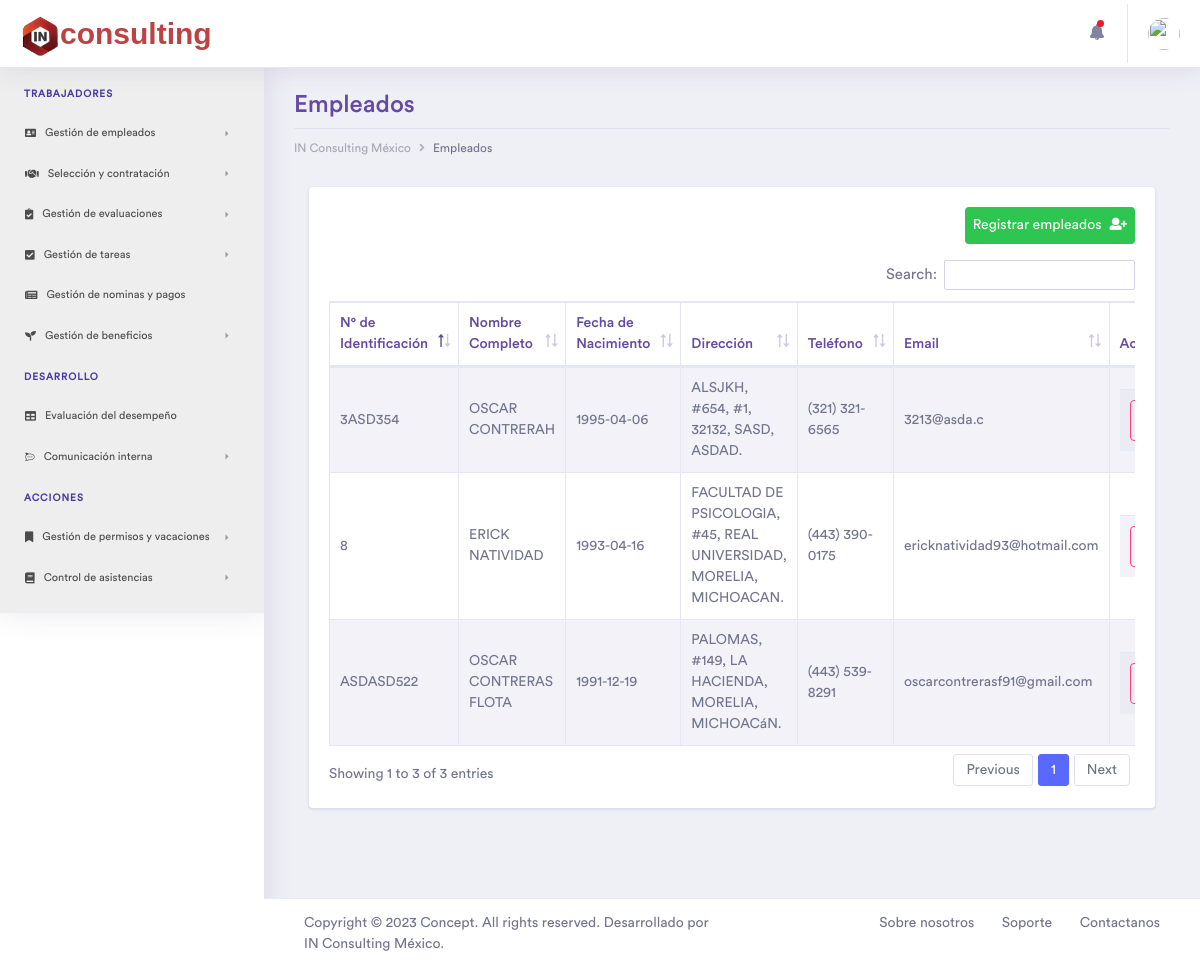
Page /Empleados on the earlier database version.
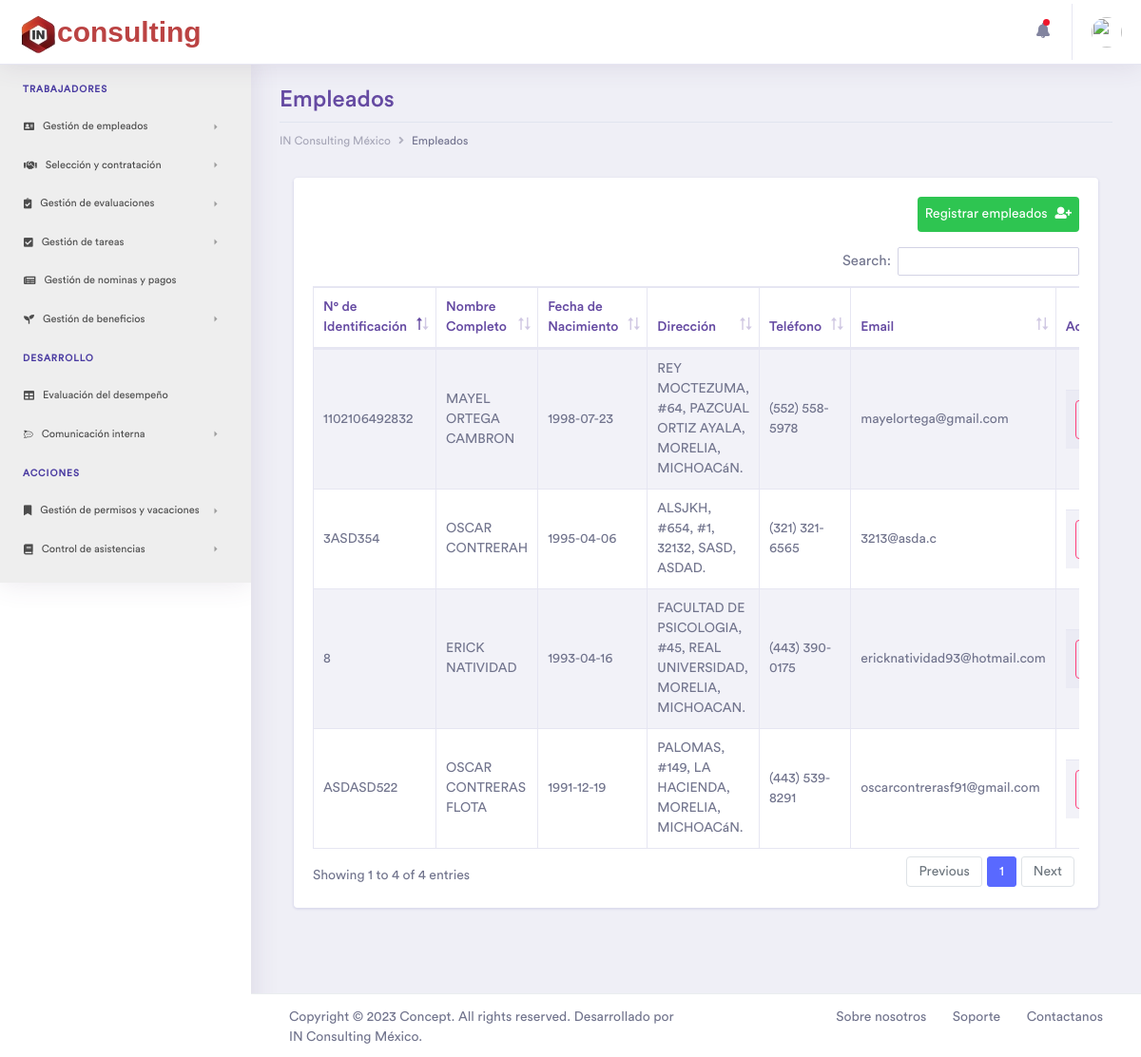
Same page on the later database version.
### tables this page shows
CREATE TABLE `empleados` (
  `idEmpleados` int(11) NOT NULL,
  `name` varchar(45) NOT NULL,
  `lastname` varchar(45) NOT NULL,
  `genero` varchar(1) NOT NULL,
  `fNac` date NOT NULL,
  `phone` varchar(15) NOT NULL,
  `email` varchar(45) NOT NULL,
  `identificacion` varchar(45) NOT NULL,
  `CURP` varchar(20) NOT NULL DEFAULT '000000000000000000',
  `NSS` varchar(15) NOT NULL,
  `RFC` varchar(15) NOT NULL,
  `street` varchar(45) NOT NULL,
  `numE` varchar(5) NOT NULL,
  `numI` varchar(5) DEFAULT NULL,
  `colonia` varchar(45) NOT NULL,
  `CP` varchar(8) NOT NULL,
  `municipio` varchar(30) NOT NULL,
  `estado` varchar(45) NOT NULL,
  `status` int(1) NOT NULL DEFAULT 1,
  `fecha_contratado` timestamp NOT NULL DEFAULT current_timestamp()
);

### controller/plantilla.controlador.php (called while the page is built)
<?php
Class ControladorPlantilla{
	public function ctrTraerPlantilla(){
		include "view/plantilla.php";
	}
}

### index.php (called while the page is built)
<?php
require_once "controller/plantilla.controlador.php";
require_once "controller/formularios.controlador.php";
require_once "model/formularios.modelo.php";
$plantilla = new ControladorPlantilla();
$plantilla -> ctrTraerPlantilla();

### controller/formularios.controlador.php (called while the page is built, shortened)
<?php
class ControladorFormularios{
	static public function ctrVerEmpleados($item, $valor){
		$tabla = "empleados";
		$respuesta = ModeloFormularios::mdlVerEmpleados($tabla, $item, $valor);
		return $respuesta;
	}
	static public function ctrNumeroTelefonico($phone){
		$numero = ModeloFormularios::mdlNumeroTelefonico($phone);
		return $numero;
	}
}

### model/conexion.php (called while the page is built)
<?php
class Conexion{
  static public function conectar(){
    $link = new PDO("mysql:host=localhost;dbname=inrh",
                  "root",
                  "");
    $link->exec("set names utf8");
    return $link;
  }
}

### model/formularios.modelo.php (called while the page is built, shortened)
<?php
require_once "conexion.php";
class ModeloFormularios{
	static public function mdlVerEmpleados($tabla, $item, $valor){
		if($item == null && $valor == null){
			$sql = "SELECT e.idEmpleados, e.name, e.lastname, e.genero, e.fNac, e.phone, e.email, e.identificacion, e.NSS, e.RFC, e.street, e.numE, e.numI, e.colonia, e.CP, e.estado, e.municipio, e.fecha_contratado, m.nameEmer, m.parentesco, m.phoneEmer
			FROM empleados e
			INNER JOIN emergencia m ON e.idEmpleados = m.Empleados_idEmpleados WHERE status = 1 ORDER BY idEmpleados DESC;";
			$stmt = Conexion::conectar()->prepare($sql);
			$stmt->execute();
			return $stmt -> fetchAll();
		}
	}
	static public function mdlNumeroTelefonico($number){
	$number = preg_replace('/[^0-9]/', '', $number);
	$length = strlen($number);
	if($length == 10){
		$number = preg_replace('/([0-9]{3})([0-9]{3})([0-9]{4})/', '($1) $2-$3', $number);
	}elseif($length == 11){
		$number = preg_replace('/([0-9]{1})([0-9]{3})([0-9]{3})([0-9]{4})/', '+$1 ($2) $3-$4', $number);
	}
	return $number;
	}
}

### view/pages/Empleados.php (the view, shortened to what this page needs)
<?php
$empleados = ControladorFormularios::ctrVerEmpleados(null, null);
?><div class="container-fluid dashboard-content ">
	<div class="row">
		<div class="col-xl-12 col-lg-12 col-md-12 col-sm-12 col-12">
			<div class="page-header">
				<h2 class="pageheader-title">Empleados</h2>
				<div class="page-breadcrumb">
					<nav aria-label="breadcrumb">
						<ol class="breadcrumb">
							<li class="breadcrumb-item"><a href="Inicio" class="breadcrumb-link">IN Consulting México</a></li>
							<li class="breadcrumb-item active" aria-current="page">Empleados</li>
						</ol>
					</nav>
				</div>
			</div>
		</div>
	</div>
	<div class="ecommerce-widget">
		<div class="col-xl-12 col-lg-12 col-md-12 col-sm-12 col-12">
			<div class="card">
				<div class="card-body">
					<a href="RegistroEmpleados" class="btb btn-success p-2 rounded mb-3 float-right">
						Registrar empleados<i class="fas fa-user-plus ml-2"></i>
					</a>
					<div class="table-responsive">
						<table id="example" class="table table-striped table-bordered second" style="width:100%">
							<thead>
								<tr>
									<th>N° de Identificación</th>
									<th>Nombre Completo</th>
									<th>Fecha de Nacimiento</th>
									<th>Dirección</th>
									<th>Teléfono</th>
									<th>Email</th>
									<th>Acciones</th>
								</tr>
							</thead>
							<tbody>
								<?php foreach ($empleados as $key => $value): ?>
								<tr>
									<td><?php echo strtoupper($value['identificacion']); ?></td>
									<td><?php echo strtoupper($value['name'].' '.$value['lastname']); ?></td>
									<td><?php echo $value['fNac']; ?></td>
								<?php if ($value['numI']==null || $value['numI'] == ""): ?>
									<td><?php echo strtoupper($value['street'].", #".$value['numE'].", ".$value['colonia'].", ".$value['municipio'].", ".$value['estado']."."); ?></td>
								<?php else: ?>
									<td><?php echo strtoupper($value['street'].", #".$value['numE'].", #".$value['numI'].", ".$value['colonia'].", ".$value['municipio'].", ".$value['estado']."."); ?></td>
								<?php endif ?>
								<?php
									$formattedNumber = ControladorFormularios::ctrNumeroTelefonico($value['phone']);
								?>
									<td><?php echo $formattedNumber; ?></td>
									<td><?php echo $value['email']; ?></td>
									<td>
										<table>
											<tr>
												<td>
													<form method="POST" action="Colaborador">
													<button class="btn btn btn-outline-secondary rounded btn-block" name="Editar" value="<?php echo $value['idEmpleados'];?>">
													</button>
													</form>
												</td>
											</tr>
										</table>
									</td>
								</tr>
								<?php endforeach ?>
							</tbody>
						</table>
					</div>
				</div>
			</div>
		</div>
	</div>
</div>

### view/plantilla.php (shortened to what this page needs)
<!doctype html>
<html lang="es">
<head>
	<link rel="stylesheet" href="assets/vendor/bootstrap/css/bootstrap.min.css">
	<link href="assets/vendor/fonts/circular-std/style.css" rel="stylesheet">
	<link rel="stylesheet" href="assets/libs/css/style.css">
	<link rel="stylesheet" href="assets/vendor/fonts/fontawesome/css/fontawesome-all.css">
	<link rel="stylesheet" href="assets/vendor/charts/chartist-bundle/chartist.css">
	<link rel="stylesheet" href="assets/vendor/charts/morris-bundle/morris.css">
	<link rel="stylesheet" href="assets/vendor/fonts/material-design-iconic-font/css/materialdesignicons.min.css">
	<link rel="stylesheet" href="assets/vendor/charts/c3charts/c3.css">
	<link rel="stylesheet" href="assets/vendor/fonts/flag-icon-css/flag-icon.min.css">
	<link rel="stylesheet" type="text/css" href="assets/vendor/datatables/css/dataTables.bootstrap4.css">
	<link rel="stylesheet" type="text/css" href="assets/vendor/datatables/css/buttons.bootstrap4.css">
	<link rel="stylesheet" type="text/css" href="assets/vendor/datatables/css/select.bootstrap4.css">
	<link rel="stylesheet" type="text/css" href="assets/vendor/datatables/css/fixedHeader.bootstrap4.css">
    <link rel="stylesheet" href="assets/vendor/fonts/simple-line-icons/css/simple-line-icons.css">
    <link rel="stylesheet" href="assets/vendor/fonts/material-design-iconic-font/css/materialdesignicons.min.css">
    <link rel="stylesheet" href="assets/vendor/fonts/themify-icons/themify-icons.css">
</head>
<body>
	<?php
	if(isset($_GET["pagina"])){
		if($_GET["pagina"] == "Empleados" ||
			$_GET["pagina"] == "Inicio" ||
			$_GET["pagina"] == "RegistroEmpleados" ||
			$_GET["pagina"] == "InformacionLaboral" ||
			$_GET["pagina"] == "Formacion" ||
			$_GET["pagina"] == "HistorialLaboral" ||
			$_GET["pagina"] == "Departamento" ||
			$_GET["pagina"] == "CrearDepartamentos" ||
			$_GET["pagina"] == "Colaborador" ||
			$_GET["pagina"] == "Foto" ||
			$_GET["pagina"] == "Documento" ||
			$_GET["pagina"] == "EditarDepto" ||
			$_GET["pagina"] == "EliminarDepto" ||
			$_GET["pagina"] == "Puestos" ||
			$_GET["pagina"] == "CrearPuestos" ||
			$_GET["pagina"] == "somos"
		){
			echo '
		<div class="dashboard-main-wrapper">';
		include "pages/navs/navbar.php";
		include "pages/navs/sidenav.php";
		echo'
		<div class="dashboard-wrapper">
		<div class="dashboard-ecommerce">';
		include "pages/".$_GET["pagina"].".php";
	}elseif($_GET["pagina"] == "Login"){
		include "pages/".$_GET["pagina"].".php";
	}else{
		include "pages/404-page.html";
	}
	}
	include "pages/navs/footer.php";
?>
</div>
</div>
</div>
</body>
</html>

### view/pages/navs/navbar.php (shortened to what this page needs)
<div class="dashboard-header">
	<nav class="navbar navbar-expand-lg bg-white fixed-top">
		<a class="navbar-brand rambla" href="Inicio"><img src="assets/images/logo.png" width="40px" height="auto">consulting</a>
		<div class="collapse navbar-collapse " id="navbarSupportedContent">
			<ul class="navbar-nav ml-auto navbar-right-top">
				<li class="nav-item dropdown notification">
					<a class="nav-link nav-icons" href="#" id="navbarDropdownMenuLink1" data-toggle="dropdown" aria-haspopup="true" aria-expanded="false"><i class="fas fa-fw fa-bell"></i> <span class="indicator"></span></a>
				</li>
				<li class="nav-item dropdown nav-user">
					<a class="nav-link nav-user-img" href="#" id="navbarDropdownMenuLink2" data-toggle="dropdown" aria-haspopup="true" aria-expanded="false"><img src="assets/images/avatar-1.jpg" alt="" class="user-avatar-md rounded-circle"></a>
				</li>
			</ul>
		</div>
	</nav>
</div>

### view/pages/navs/sidenav.php (shortened to what this page needs)
<div class="nav-left-sidebar">
	<div class="menu-list">
		<nav class="navbar navbar-expand-lg sidebar-dark">
			<div class="collapse navbar-collapse" id="navbarNav">
				<ul class="navbar-nav flex-column">
					<li class="nav-divider">
						Trabajadores
					</li>
					<li class="nav-item">
						<a class="nav-link" href="#" data-toggle="collapse" aria-expanded="false" data-target="#submenu-1" aria-controls="submenu-1"><i class="fas fa-address-card"></i>Gestión de empleados</a>
					</li>
					<li class="nav-item">
						<a class="nav-link" href="#" data-toggle="collapse" aria-expanded="false" data-target="#submenu-2" aria-controls="submenu-2"><i class="fas fa-handshake"></i>Selección y contratación</a>
					</li>
					<li class="nav-item">
						<a class="nav-link" href="#" data-toggle="collapse" aria-expanded="false" data-target="#submenu-3" aria-controls="submenu-3"><i class="fas fa-clipboard-check"></i> Gestión de evaluaciones</a>
					</li>
					<li class="nav-item">
						<a class="nav-link" href="#" data-toggle="collapse" aria-expanded="false" data-target="#submenu-4" aria-controls="submenu-4"><i class=" fas fa-check-square"></i>Gestión de tareas</a>
					</li>
					<li class="nav-item">
						<a class="nav-link" href="#"><i class="fas fa-newspaper"></i>Gestión de nominas y pagos</a>
					</li>
					<li class="nav-item">
						<a class="nav-link" href="#" data-toggle="collapse" aria-expanded="false" data-target="#submenu-6" aria-controls="submenu-6"><i class="fas fa-seedling"></i>Gestión de beneficios</a>
					</li>
					<li class="nav-divider">
						Desarrollo
					</li>
					<li class="nav-item">
						<a class="nav-link" href="Evaluación"><i class="fas fa-table"></i>Evaluación del desempeño</a>
					</li>
					<li class="nav-item">
						<a class="nav-link" href="#" data-toggle="collapse" aria-expanded="false" data-target="#submenu-8" aria-controls="submenu-8"><i class="fab fa-rocketchat"></i>Comunicación interna</a>
					</li>
					<li class="nav-divider">
						Acciones
					</li>
					<li class="nav-item">
						<a class="nav-link" href="#" data-toggle="collapse" aria-expanded="false" data-target="#submenu-10" aria-controls="submenu-10"><i class="fas fa-bookmark"></i>Gestión de permisos y vacaciones</a>
					</li>
					<li class="nav-item">
						<a class="nav-link" href="#" data-toggle="collapse" aria-expanded="false" data-target="#submenu-11" aria-controls="submenu-11"><i class="fas fa-book"></i>Control de asistencias</a>
					</li>
				</ul>
			</div>
		</nav>
	</div>
</div>

### view/pages/navs/footer.php
<div class="footer">
    <div class="container-fluid">
        <div class="row">
            <div class="col-xl-6 col-lg-6 col-md-6 col-sm-12 col-12">
                 Copyright © 2023 Concept. All rights reserved. Desarrollado por IN Consulting México.
            </div>
            <div class="col-xl-6 col-lg-6 col-md-6 col-sm-12 col-12">
                <div class="text-md-right footer-links d-none d-sm-block">
                    <a href="somos">Sobre nosotros</a>
                    <a href="javascript: void(0);">Soporte</a>
                    <a href="javascript: void(0);">Contactanos</a>
                </div>
            </div>
        </div>
    </div>
</div>

Differences in the rows shown:
added empleados: identificacion "1102106492832", name+lastname "MAYEL ORTEGA CAMBRON", fNac "1998-07-23", street+numE+colonia "REY MOCTEZUMA, #64, PAZCUAL ORTIZ AYALA, MORELIA, MICHOACáN.", phone "(552) 558-5978", email "mayelortega@gmail.com", $value['idEmpleados'] 7 (drawn)
Other differences:
text written by a page script: "Search: Showing 1 to 3 of 3 entries Previous 1 Next" → "Search: Showing 1 to 4 of 4 entries Previous 1 Next"
